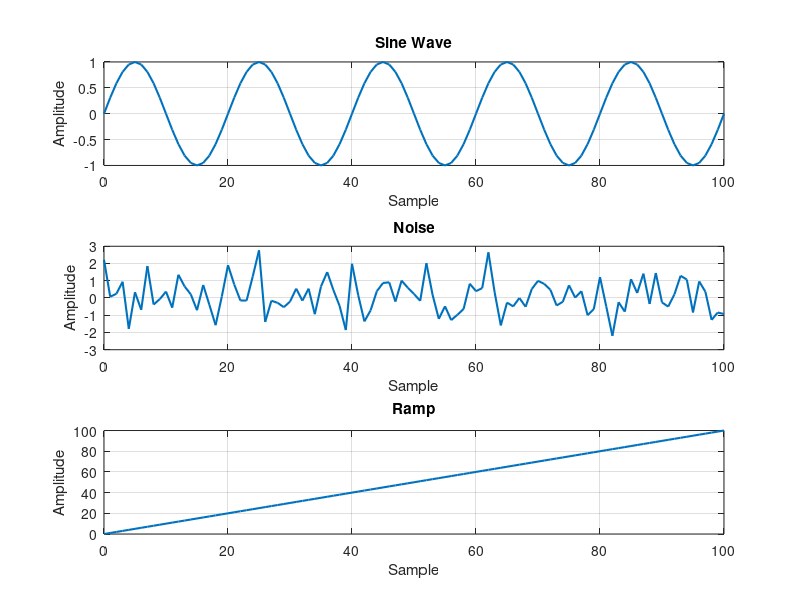

This figure's MATLAB source:
clc;
clear;
close all;

% Sample index
n = 0:100;

%% Generate Signals
signal1 = sin(2*pi*0.05*n);      % Sine Wave
signal2 = randn(size(n));        % Random Noise
signal3 = n;                     % Ramp Signal

% Store signals
signals = {signal1, signal2, signal3};
names = {'Sine Wave','Noise','Ramp'};

figure;

for i = 1:3

    x = signals{i};

    % Plot Signal
    subplot(3,1,i);
    plot(n,x,'LineWidth',1.5);
    title(names{i});
    xlabel('Sample');
    ylabel('Amplitude');
    grid on;

    %% Feature Extraction
    Mean = mean(x);
    Variance = var(x);
    Std = std(x);

    %% Signal Classification
    if Variance > 500
        predicted = 'Ramp';

    elseif Std < 1
        predicted = 'Sine Wave';

    else
        predicted = 'Noise';
    end

    %% Display Results
    fprintf('\n-----------------------------\n');
    fprintf('Actual Signal     : %s\n', names{i});
    fprintf('Mean              : %.3f\n', Mean);
    fprintf('Variance          : %.3f\n', Variance);
    fprintf('Standard Deviation: %.3f\n', Std);
    fprintf('Predicted Class   : %s\n', predicted);

end
